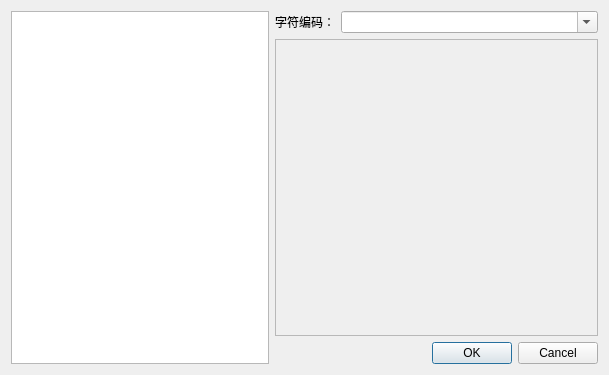
<?xml version="1.0" encoding="UTF-8"?>
<ui version="4.0">
 <class>NewCipherFileDialog</class>
 <widget class="QDialog" name="NewCipherFileDialog">
  <property name="geometry">
   <rect>
    <x>0</x>
    <y>0</y>
    <width>609</width>
    <height>375</height>
   </rect>
  </property>
  <property name="windowTitle">
   <string>新建</string>
  </property>
  <layout class="QGridLayout" name="gridLayout">
   <item row="0" column="0" rowspan="3">
    <widget class="QListWidget" name="cipher_type_list_widget"/>
   </item>
   <item row="0" column="1">
    <widget class="QLabel" name="encoding_label">
     <property name="text">
      <string>字符编码：</string>
     </property>
    </widget>
   </item>
   <item row="0" column="2">
    <widget class="QComboBox" name="encoding_combo_box">
     <property name="editable">
      <bool>true</bool>
     </property>
    </widget>
   </item>
   <item row="1" column="1" colspan="2">
    <widget class="QScrollArea" name="scrollArea">
     <property name="widgetResizable">
      <bool>true</bool>
     </property>
     <widget class="QWidget" name="scrollAreaWidgetContents">
      <property name="geometry">
       <rect>
        <x>0</x>
        <y>0</y>
        <width>322</width>
        <height>288</height>
       </rect>
      </property>
      <widget class="QWidget" name="gridLayoutWidget">
       <property name="geometry">
        <rect>
         <x>10</x>
         <y>10</y>
         <width>301</width>
         <height>271</height>
        </rect>
       </property>
       <layout class="QGridLayout" name="cipher_grid_layout"/>
      </widget>
     </widget>
    </widget>
   </item>
   <item row="2" column="2">
    <widget class="QDialogButtonBox" name="buttonBox">
     <property name="orientation">
      <enum>Qt::Horizontal</enum>
     </property>
     <property name="standardButtons">
      <set>QDialogButtonBox::Cancel|QDialogButtonBox::Ok</set>
     </property>
    </widget>
   </item>
  </layout>
 </widget>
 <resources/>
 <connections>
  <connection>
   <sender>buttonBox</sender>
   <signal>accepted()</signal>
   <receiver>NewCipherFileDialog</receiver>
   <slot>accept()</slot>
   <hints>
    <hint type="sourcelabel">
     <x>248</x>
     <y>254</y>
    </hint>
    <hint type="destinationlabel">
     <x>157</x>
     <y>274</y>
    </hint>
   </hints>
  </connection>
  <connection>
   <sender>buttonBox</sender>
   <signal>rejected()</signal>
   <receiver>NewCipherFileDialog</receiver>
   <slot>close()</slot>
   <hints>
    <hint type="sourcelabel">
     <x>316</x>
     <y>260</y>
    </hint>
    <hint type="destinationlabel">
     <x>286</x>
     <y>274</y>
    </hint>
   </hints>
  </connection>
 </connections>
</ui>
